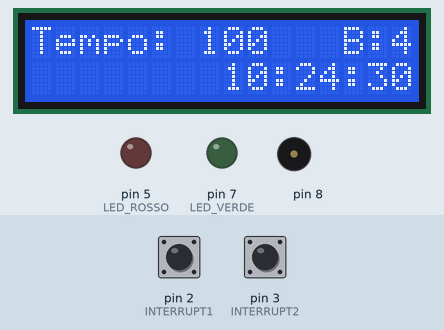
A sketch run on a simulated Arduino Uno, built with avr-gcc and run on an emulated ATmega328P. Parts: 16×2 character LCD, output pins drawn as LEDs (lit = HIGH), buzzer (waves = sounding). Inputs (shaded band) come from the test bench; at power-on: pin 2 (INTERRUPT1) HIGH, pin 3 (INTERRUPT2) HIGH. The local clock reads 2024-03-15 10:24:30 at power-on unless the sketch sets it.

Above: at 0.2 s.
At 5.1 s:
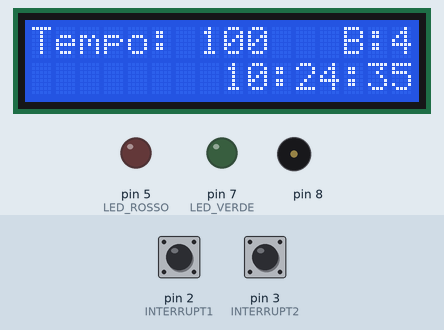
At 7.1 s:
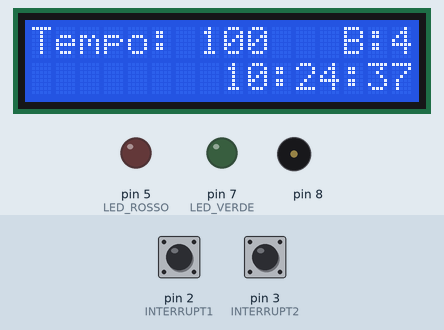
At 14.1 s:
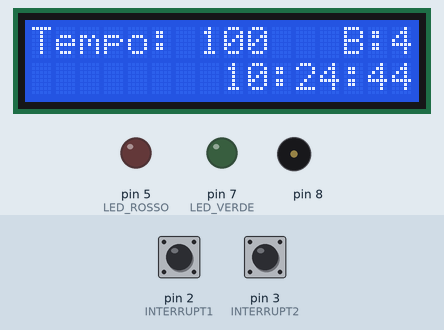
At 25.1 s:
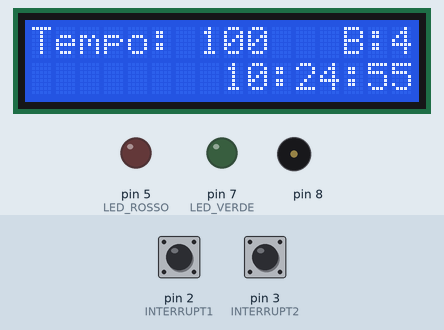
At 34.1 s:
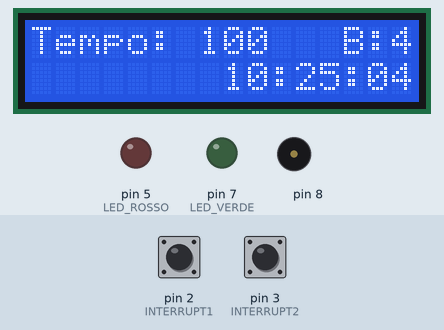
Timing chart, 0 to 40.0 s (numbered marks = the images above):
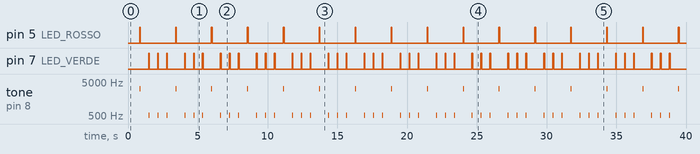

The sketch:

Metronomo.ino
```cpp
//
#include <Wire.h>
//
#include <DS1307RTC.h>
//
#include <TimeLib.h>

#include <LiquidCrystal_I2C.h>

// Al fine di alleggerire e rendere più leggibile il sorgente principale, spostiamo su file
// dedicati alcune variabili e grandezze che verranno poi utilizzati in questo file. Ciò è
// possibile grazie alla direttiva 'include' la quale permette di implementare file esterni
// allo stesso modo di come si farebbe per una libreria.
#include "frequenze.h"
#include "valori.h"

// Impostiamo il dispaly LCD su bus I2C: indirizzo 0x3F, modello 16 caratteri per 2 righe.
LiquidCrystal_I2C lcd(0x3F,16,2);

// Creiamo un'istanza della classe DS1307RTC per il Real Time Clock (orologio con funzione di
// allarme grazie all'integrato DS1307) che utilizziamo al fine di avere un orologio integrato
// nel nostro metronomo. Non è indispensabile, ma ci permette di vedere da quanto tempo stiamo
// praticando e/o da quanto tempo stiamo provando quel dato esercizio. La classe è definita
// nella libreria allegata DS1307RTC e richiamata attraverso l'header 'DS1307RTC.h'.
DS1307RTC RealTimeClock;

// Le variabile condivise tra le ISR (Interrupt Service Routine) e usuali funzioni dovrebbero
// essere dichiarate sempre 'volatile'. Tale dichiarazione fa "capire" al compilatore che le
// suddette variabili potrebbero cambiare in ogni istante. Questo è proprio il caso delle ISR
// le quali potrebbero essere richiamate da un interrupt in qualsiasi momento con la conseguenza
// di cambiare, in maniera sincrona rispetto alla usuale esecuzione del codice, le variabili
// interessate alla chiamata. Una di queste è proprio la variabile 'bpm' la quale deve variare
// nel momento in cui ruotiamo l'encoder.
volatile int bpm=BPM_DEFAULT;
// Utilizziamo la variabile 'read_value' per memorizzare lo stato del registro PIND (datasheet
// allegato, pagina 124, paragrafo 18.4.10).
volatile byte read_value=0;
// Le due variabili che seguono, 'A_state' e 'B_state', verranno utilizzate nelle 2 ISR per la
// verifica del verso di rotazione dell'encoder. Ad esempio, ricordando che i terminali di un
// encoder in genere sono identificati dalle lettere 'A' e 'B', se ruotiamo l'asse dell'encoder
// in un verso ci aspettiamo un fronte di salita sul pin 'A', se lo ruotiamo nel verso opposto
// il fronte di salita è atteso sul pin 'B'. Poiché i valori delle due variabili verranno
// condivise tra le 2 ISR, gioco forza dovranno essere dichiarate 'volatile'.
volatile byte A_state = 0;
volatile byte B_state = 0;
// Il numero massimo di battute in una misura che andremo a marcare con il nostro metronomo sarà
// pari a 7 (ad esempio 7/4) questo vuol dire che una variabile di tipo 'byte', visto che spazia
// tra 0 e 255, può tranquillamente coprire il range di cui sopra. Così facendo risparmieremo 1
// byte: ricordiamo infatti che il tipo 'int' occupa 16 bit - ovvero 2 byte - mentre il tipo 'byte'
// occupa solo 8 bit, appunto 1 byte.
byte beat_value=0;
// Analoghe considerazioni per la variabile 'beats' che indica il numero di battute contate fino
// a quel momento.
byte beats=0;
// Nella variabile che segue memorizzeremo il valore della conversione dal bpm a ms.
unsigned long time_ms=0;
// Utilizzeremo la variabile 'start_time' per entrare in una istruzione condizionale (un 'if')
// e far partire il tempo del conteggio attraverso l'uso della funzione 'millis()', leggere
// più avanti. Poiché tale variabile assumerà valori 0 o 1 il tipo 'byte' è più che sufficiente.
byte start_time=0;
// Utilizziamo la variabile 'previous_time' per memorizzare il valore della funzione 'millis()'
// nel momento in cui entriamo nell'istruzione condizionale della variabile precedente. Tale
// valore verrà utilizzato per una verifica del tempo trascorso.
unsigned long previous_time=0;
// Variabile utilizzata per permettere il conteggio del numero delle battute, abilitare il
// buzzer e far accendere i led.
byte count=0;


// *************************** //
// ********** SETUP ********** //
// *************************** //
void setup()
{
  /*---------- Inizializziamo il display LCD ----------*/
  lcd.init();
  // Attiviamo la retroilluminazione.
  lcd.backlight();

  /*------- Inizializziamo i pin di I/O -------*/
  pinMode(INTERRUPT1,INPUT);
  pinMode(INTERRUPT2,INPUT);
  pinMode(LED_ROSSO,OUTPUT);
  pinMode(LED_VERDE,OUTPUT);

  // Il micro della Arduino Uno presenta delle resistenze interne di pull-up (collegano
  // l'uscita al positivo di alimentazione, in genere 5V o 3,3V). Con la direttiva HIGH
  // attiviamo queste resistenze su quel dato pin.
  digitalWrite(INTERRUPT1,HIGH);
  digitalWrite(INTERRUPT2,HIGH);
  digitalWrite(LED_ROSSO,LOW);
  digitalWrite(LED_VERDE,LOW);
  // A seconda del tipo di applicazioni, alcune azioni dovrebbero essere rilevate e interpretate
  // dal sistema quanto più velocemente possibile, senza tenerlo impegnato per lunghi periodi
  // di tempo. Un'azione, che all'atto pratico si quantifica in una variazione di segnale, può
  // essere rilevata secondo due tipiche modalità: 'polling' e 'interrupt'. Il 'polling' indica
  // una verifica continua sull'ingresso che riceve il segnale in questione e ciò significa
  // realizzare una routine che periodicamente vada in esecuzione bloccando ciò che si stava
  // facendo in quel momento. Sicuramente una modalità poco efficiente poiché, se pensiamo ad
  // un sistema con poche risorse, significa riservarne alcune solo per una verifica periodica
  // che potrebbe non dare mai alcun risultato.
  // La seconda soluzione vede l'utilizzo degli 'interrupt' che, come vedremo, sarà molto più
  // veloce e non necessitiamo di codice con verifiche periodiche. Il microcontrollore a bordo
  // della Arduino Uno, ovvero l'ATMega328P-PU, presenta due tipi di interrupt:
  //
  // - External Interrupt;
  // - Pin Change Interrupt;
  //
  // Due sono i pin riservati agli INTERRUPT ESTERNI, di preciso il 4 (INT0) e il 5 (INT1)
  // corrispondenti ai pin numero 2 e 3 sul connettore digitale della Arduino Uno. Invece i
  // pin che sul microcontrollore riportano la sigla PCINT0 fino a PCINT15 sono assegnati ai
  // Pin Change Interrupt.
  // La differenza, per diverse applicazioni, può essere abbstanza consistente, infatti i pin
  // che fanno parte dei Pin Change Interrupt possono rilevare, ovvero vengono triggerati,
  // solo in presenza di un cambio di condizione logica sul corrispondente pin, mentre i pin
  // associati agli interrupt esterni hanno diverse modalità che adesso andremo a riportare.
  // Nel progetto che segue faremo riferimento solo all'uso degli interrupt esterni i quali
  // possono essere triggerati in presenza di:
  //
  // - RISING: sul fronte di salita del segnale, ovvero quando il pin passa da una condizione
  //           logica 0 a una condizione logica 1;
  //
  // - FALLING: corrispondente al fronte di discesa, ovvero quando il segnale passa da una
  //            condizione logica 1 a una condizione logica 0;
  //
  // - CHANGE: l'interrupt viene triggerato in presenza di un cambio di stato,
  //           qualunque esso sia;
  //
  // - LOW: che triggera l’interrupt quando il pin è posto al livello logico basso.
  //
  // Esiste anche la condizione HIGH, opposta alla LOW, ma il µC della Arduino Uno non la
  // supporta.
  // Premesso ciò vediamo come utilizzare gli interrupt esterni nel µC in uso. Utilizzando
  // l'IDE Arduino il tutto si riduce alla chiamata di una funzione il cui prototipo vede:
  //
  // attachInterrupt(digitalPinToInterrupt(interruptPin), ISR, Modalità)
  //
  // Laddove 'digitalPinToInterrupt(interruptPin)' indica il pin che si vuole utilizzare per
  // sollevare un interrupt. Il secondo parametro, ISR, è la chiamata alla Interrupt Service
  // Routine (Gestione di servizio dell'interrupt), ovvero alla funzione che si vuole venga
  // eseguita nel momento in cui viene rilevato un interrupt esterno. Infine il terzo parametro
  // indica una delle modalità riportate poco sopra e supportate dal µC, naturalmente da
  // scegliere in funzione dei propri obiettivi.
  // Nel nostro caso chiameremo le due ISR 'updateEncoderA' e 'updateEncoderB' nel passaggio
  // da una condizione logica bassa a una condizione logica alta sul pin 2 della Arduino Uno
  // (pin 4 del micro) e sul pin 3 (pin 5 del micro), utilizzando la direttiva 'RISING' della
  // funzione 'attachInterrupt()'.
  attachInterrupt(digitalPinToInterrupt(INTERRUPT1),updateEncoderA,RISING);
  attachInterrupt(digitalPinToInterrupt(INTERRUPT2),updateEncoderB,RISING);
  // Appare scontato osservare come utilizzeremo l'encoder incrementale con il suo pulsante
  // integrato per svolgere tutte le funzioni: l'inserimento dei dati, la navigazione e la
  // selezione dei parametri da modificare.
  //*------------ Impostiamo delle variabili di default ----------*/
  bpm=BPM_DEFAULT;
  beat_value=BATTUTE_DEFAULT;

  delay(100);
}


// ************************ //
// ********* LOOP ********* //
// ************************ //
void loop()
{
  // Chiamiamo la funzione che visualizzerà, e aggiornerà, l'attuale stato sul display LCD
  showValues();
  // Se la variabile 'count' diventa alta eseguiamo le azioni necessarie che vedono la
  // accensione del led rosso o verde in funzione della posizione nel marcare la battuta,
  // e il tono del buzzer (alto se marca l'1, basso per tutto il resto).
  if (count)
  {
    // Verifichiamo la posizione all'interno della misura.
    if (beats < beat_value)
    {
      // Se la battuta marcata è la numero 1 allora tono alto del buzzer e accensione del led
      // rosso.
      if (beats==0)
      {
        //
        tone(8, NOTE_G7, BEEP_TIME);
        //
        digitalWrite(LED_ROSSO,HIGH);
      }
      // Se invece la battuta marcata è diversa dalla numero 1 allora tono basso del buzzer e
      // accensione del led verde.
      else
      {
        //
        tone(8, NOTE_C5, BEEP_TIME);
        //
        digitalWrite(LED_VERDE,HIGH);
      }

      // Incrementiamo il numero di battuta...
      beats++;
      // ...e se questa diventa maggiore o uguale alle battute impostate per ogni misura,
      // azzeriamo la variabile corrispondente. Ricordiamo che il conteggio parte da 0.
      if (beats >= beat_value)
        beats=0;
    }
  }
  //
  verificaTempo();
}


// ################## //
// #### FUNZIONI #### //
// ################## //
//
void showValues()
{
  // Visualizziamo i bpm, pulsazioni per ogni minuto.
  lcd.setCursor(0,0);
  lcd.print("Tempo: ");
  lcd.print(bpm);
  //
  lcd.setCursor(13,0);
  // Visualizziamo il numero di battute impostate per una misura.
  lcd.print("B:");
  lcd.print(beat_value);
  // Visualizziamo l'orario mantenuto dall'RTC.
  tmElements_t tm;
    RealTimeClock.read(tm);
    lcd.setCursor(8,1);
    print2digits(tm.Hour);
    lcd.print(":");
    print2digits(tm.Minute);
    lcd.print(":");
    print2digits(tm.Second);
}

//
void print2digits(int number)
{
  if (number >= 0 && number < 10)
  {
    lcd.print('0');
  }
  lcd.print(number);
}

//
void verificaTempo()
{
  unsigned int time_ms=0;
  // Convertiamo i bpm in millesimi di secondo. Ricordiamo che la sigla bpm indica le battute
  // per minuto. Quindi, ad esempio, 60 bpm indicano 60 battute al minuto ovvero una battuta al
  // secondo (60 battute / 60 secondi = 1), quindi una battuta ogni 1000 millesimi di secondo.
  // Ancora, 100 bpm indicano 100 battute al minuto ovvero 100/60=1,667 battute al secondo e
  // corrispondenti a "(60/bpm)*1000" millesimi di secondo, ovvero 600ms tra una battuta e la
  // successiva. In definitiva la semplice formula per convertire i bpm in ms è la seguente:
  time_ms=60000.0/bpm;
  //
  if (start_time == 0)
  {
    count=0;
    start_time=1;
    // Definizione della funzione 'millis()': conta il numero di millisecondi da quando lo
    // sketch è stato lanciato (ovvero da quando parte l'esecuzione all'interno del uC).
    // La funzione 'millis()' ritorna un valore di tipo 'unsigned long' il che vuol dire
    // che, su un microcontrollore come quello in uso, è una grandezza caratterizzata da
    // 4 byte (32 bit) e pertanto per una variabile senza segno il range di valori è pari
    // a 2^32-1, ovvero:
    //
    // 0 ------> 4.294.967.295
    //
    // Poiché il massimo valore è pari a poco meno di 4,3 miliardi di millisecondi
    // corrispondenti a:
    //
    // 4.294.967.295 / 1000 = 4.294.967,295 secondi, ovvero:
    // 4.294.967,295 / 60   = 71.582,78 minuti, ovvero:
    // 71.582,78     / 60   = 1.193,05 ore, ovvero:
    // 1.193,05      / 24   = 49,7 giorni!
    //
    // allora la funzione va in roll-over ogni 50 giorni circa, questo ipotizzando che il
    // metronomo sia perennemente acceso e che una persona si alleni per tale periodo senza
    // mai fermarsi, cosa palesemente poco credibile!
    // Per questo motivo è stata omessa la funzione di manipolazione del roll-over della
    // suddetta funzione. Facciamo presente che in luogo della funzione 'millis()' si può
    // pensare di usare la funzione 'micros()' la quale, eseguendo calcoli simili, evidenzierà
    // un roll-over ogni 72 minuti circa.
    previous_time=millis();
  }
  else
  {
    //
    if (millis()-previous_time >= LED_IN_ON)
    {
      // Il led verde è collegato al pin 13 del microcontrollore, ovvero il pin PD7, pertanto
      // con del valore contenuto nel registro PIND ne facciamo un and bit a bit con il numero
      // '0x80' (in binario: 100000000, ovvero una maschera di bit che isola solo il pin PD7).
      // Se il risultato è 1 vuol dire che il led verde è acceso. Poiché siamo entrati in un
      // 'if' che indica il superamento del tempo di accensione del led, allora provvederemo
      // al suo spegnimento.
      if (PIND & 0x80) digitalWrite(LED_VERDE,LOW);
      // Analoghe considerazioni per lo stato del led rosso il quale, lo ricordiamo, marca l'1
      // della misura. Il led rosso è collegato al pin 11 del microcontrollore ovvero al pin
      // marcato PD5 pertanto la maschera di bit non potrà che isolare tale pin e di valore pari
      // a '0x20' (in binario: 00100000).
      else if (PIND & 0x20) digitalWrite(LED_ROSSO,LOW);
    }
    //
    if (millis()-previous_time >= time_ms)
    {
      previous_time=0;
      start_time=0;
      count=1;
    }
   else return;
  }
  return;
}

// ################################### //
// #### INTERRUPT SERVICE ROUTINE #### //
// ################################### //
// Analizziamo la dinamica degli interrupt e la chiamata alle due ISR riportate di seguito. In
// posizione di "riposo" entrambi i terminali dell'encoder, quindi sia 'A' che 'B', si trovano in
// condizione logica alta (HIGH, massima tensione positiva - +5V - come è facile verificare dal
// datasheet allegato dell'encoder utilizzato). Se a questo punto ruotiamo l'encoder di 1 solo
// passo in senso orario (CW, ClockWise) osserviamo come va a massa (LOW, tensione 0V) prima il
// terminale 'A' dell'encoder seguito dal terminale 'B'. Continuando a ruotare l'asse dell'encoder
// al fine di raggiungere il "click" (o passo) successivo, i contatti interni vedranno il terminale
// 'A' passare in condizione logica 1 (HIGH, massima tensione positiva) determinando così un fronte
// di salita del segnale (RISING) che verrà intercettato dal microcontrollore e originerà il primo
// interrupt. Poiché il fronte di salita avviene sul terminale 'A' dell'encoder, ovvero sul pin 4
// del microcontrollore, l'interrupt chiamerà l'ISR 'updateEncoderA()'. All'atto della chiamata il
// terminale 'B' dell'encoder è ancora a 0 (e con esso anche il pin 5 del microcontrollore) pertanto
// il registro PIND avrà uno 0 in PIND3 e un 1 in PIND2. Questa situazione farà si che nella ISR
// 'updateEncoderA()' venga eseguita l'istruzione 'else if ()' impostando così la variabile 'B_state'
// a 1. Nel terminare la rotazione dell'encoder, all'atto del "click", il terminale 'A' rimane in
// condizione logica 1 mentre il terminale 'B' vede un fronte di salita. Poiché il terminale 'B'
// dell'encoder è collegato al pin 5 del microcontrollore ecco che il fronte di salita su tale pin
// originerà un altro interrupt che richiamerà, questa volta, l'ISR 'updateEncoderB()'. All'atto
// della nuova chiamata il registro PIND vede 'PIND2=1' e 'PIND3=1' nonché la variabile 'B_state=1'
// pertanto verrà eseguita l'istruzione 'if ()' la quale non fa altro che aumentare di una unità la
// variabile 'bpm'. Un analogo ragionamento possiamo fare se ruotassimo di un passo l'encoder in senso
// antiorario.
//
// È importante ricordare che 1 sola ISR alla volta può essere lanciata e che durante la sua esecuzione
// risulta che:
//
// - La funzione 'millis()' non incrementa il proprio conteggio;
//
// - La funzione 'delay()', poiché necessita di un interrupt per poter funzione, durante la esecuzione
//   di una ISR non funziona;
//
// - La funzione 'micros()' inizialmente funziona ma poi il suo comportamento diventa errato dopo un
//   paio di chiamate alle ISR;
//
// - La funzione 'delayMicroseconds()', non utilizzando alcun contatore, continuerà a funzionare
//   regolarmente.
//
// Osserviamo come l'orologio non venga assolutamente influenzato nel conteggio e questo perché è un
// conteggio a se stante: esiste un integrato dedicato, con tanto di batteria tampone, che va avanti
// indipendentemente dal fatto che possa venir meno l'alimentazione e/o dal numero di interrupt
// esterni/interni verificatisi.
//
void updateEncoderA()
{
  // Siamo entrati nella ISR, pertanto abbiamo catturato un'interrupt esterno. Per assicurarci
  // un operazione atomica disabilitiamo temporaneamente, e globalmente, gli interrupt previo
  // uso dell'istruzione 'cli()'. Quando si utilizza questa istruzione per disabilitare gli
  // interrupt, essi verranno immediatamente disattivati. Questo vuol dire che nessun interrupt
  // verrà eseguito dopo tale istruzione, anche se si verifica in contemporanea con l'istruzione
  // medesima!
  cli();
  // Leggiamo lo stato degli otto pin associati agli input/output PORTD quindi creiamo un and
  // bit a bit (operatore '&') al fine di estrapolare solo i valori delle porte PD2 e PD3 cioè
  // i pin 4 e 5 del microcontrollore (ovvero i pin digitali 2 e 3 sulla Arduino Uno). Questo
  // risultato lo otteniamo utilizzando la maschera '00001100' (in esadecimale 0xC). Dal punto
  // di vista pratico andiamo a leggere il contenuto del registro PIND (pagina 124, paragrafo
  // 18.4.10 del datasheet allegato) il quale contiene lo stato attuale dei pin del uC facenti
  // capo alle sigle PD0...PD7 (vedere lo schema allegato dell'Arduino Uno o fare riferimento
  // al datasheet del microncontrollore a pagina 14, paragrafo 5.1).
  read_value=PIND & 0xC;
  // Verifichiamo se entrambi i pin associati ai due interrupt esterni si trovino in uno stato
  // alto (condiziona logica 1).
  if (read_value == 0b00001100 && A_state)
  {
    // Imponiamo un limite inferiore ai bpm e pari a 30. In sostanza nel ruotare in senso
    // antiorario l'encoder il valore della variabile 'bpm' diminuira per ognli "click" di
    // un valore, ma arrivato a 30 non potrà più ridursi. Stessa cosa verrà fatta per il
    // limite superiore nell'altra ISR, limite che verrà imposto a 260 bpm.
    if (bpm > 30) bpm--;
    else if (bpm == 30) bpm=30;
    // Azzeriamo le due variabili di appoggio in attesa di un successivo segnale esterno.
    // Poiché le due variabili vengono utilizzate tra le due ISR, all'inizio del sorgente
    // le abbiamo dichiarate 'volatile'.
    B_state=0;
    A_state=0;
  }
  // Se il pin B dell'encoder è invece al livello basso impostiamo la variabile 'B_state'
  // a 1.
  else if (read_value == 0b00000100) B_state=1;
  // La funzione 'sei()' abilita nuovamente gli interrupt affinché il microcontrollore possa
  // catturarne di nuovi all'occorrenza (esterni e/o interni che siano). Questo fa intuire il
  // motivo in base al quale la ISR debba essere la più corta possibile e fare solo ed
  // esclusivamente lo stretto necessario. Quando si utilizza l'istruzione 'sei()' per attivare
  // gli interrupt, l'istruzione successiva a 'sei()' verrà eseguita prima di qualsiasi altro
  // interrupt in sospeso.
  sei();
}

// Considerazioni analoghe scritte per la precedente ISR.
void updateEncoderB()
{
  cli();
  read_value=PIND & 0xC;
  if (read_value == 0b00001100 && B_state)
  {
    if (bpm < 260) bpm++;
    else if(bpm == 260) bpm=260;
    B_state=0;
    A_state=0;
  }
  else if (read_value == 0b00001000) A_state=1;
  sei();
}
```

Source omitted: frequenze.h (2485 bytes), valori.h (1133 bytes)

Measured:
- by itself, pin 5 (LED_ROSSO): alternates HIGH for 0.05 s and LOW for 2.5 s
- by itself, pin 7 (LED_VERDE): repeats every 2.6 s: 2 × (LOW 0.60 s, HIGH 0.05 s), LOW 1.2 s, HIGH 0.05 s
- by itself, tone on pin 8: repeats every 2.6 s: 3 × (silent 0.60 s, 523 Hz 0.04 s), silent 0.60 s, 3136 Hz 0.04 s
- what the display in image 0 shows lasts 0.8 s, from 0.2 s to 1.0 s
- what the display in image 1 shows lasts 1.0 s, from 5.0 s to 6.0 s
